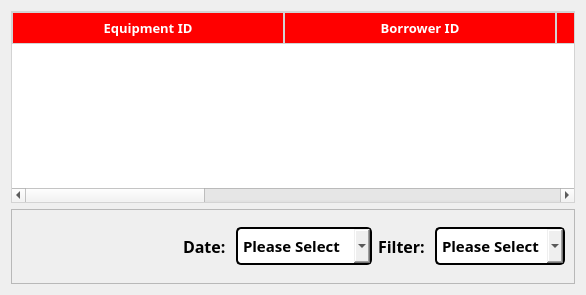
                 <widget class="QWidget" name="BorrowPage">
                  <attribute name="title">
                   <string>Borrows</string>
                  </attribute>
                  <layout class="QGridLayout" name="gridLayout_10">
                   <item row="0" column="0">
                    <widget class="QTableWidget" name="borrow_table">
                     <property name="styleSheet">
                      <string notr="true">QTableWidget {
    border: 1px solid #d3d3d3;
    gridline-color: #ccc;
}

QHeaderView::section {
    background-color: rgb(255, 0, 0);
    padding: 4px;
    border: 1px solid #d3d3d3;
}

QTableWidget::item {
    padding: 5px;
}

QTableWidget::item:selected {
    background-color: #87cefa;
    color: rgb(255, 255, 255);
}</string>
                     </property>
                     <property name="columnCount">
                      <number>6</number>
                     </property>
                     <attribute name="horizontalHeaderDefaultSectionSize">
                      <number>272</number>
                     </attribute>
                     <column>
                      <property name="text">
                       <string>Equipment ID</string>
                      </property>
                      <property name="font">
                       <font>
                        <family>Nunito ExtraBold</family>
                        <pointsize>10</pointsize>
                        <weight>75</weight>
                        <italic>false</italic>
                        <bold>true</bold>
                       </font>
                      </property>
                      <property name="foreground">
                       <brush brushstyle="SolidPattern">
                        <color alpha="255">
                         <red>255</red>
                         <green>255</green>
                         <blue>255</blue>
                        </color>
                       </brush>
                      </property>
                     </column>
                     <column>
                      <property name="text">
                       <string>Borrower ID</string>
                      </property>
                      <property name="font">
                       <font>
                        <family>Nunito ExtraBold</family>
                        <pointsize>10</pointsize>
                        <weight>75</weight>
                        <bold>true</bold>
                       </font>
                      </property>
                      <property name="foreground">
                       <brush brushstyle="SolidPattern">
                        <color alpha="255">
                         <red>255</red>
                         <green>255</green>
                         <blue>255</blue>
                        </color>
                       </brush>
                      </property>
                     </column>
                     <column>
                      <property name="text">
                       <string>Borrow Date</string>
                      </property>
                      <property name="font">
                       <font>
                        <family>Nunito ExtraBold</family>
                        <pointsize>10</pointsize>
                        <weight>75</weight>
                        <bold>true</bold>
                       </font>
                      </property>
                      <property name="foreground">
                       <brush brushstyle="SolidPattern">
                        <color alpha="255">
                         <red>255</red>
                         <green>255</green>
                         <blue>255</blue>
                        </color>
                       </brush>
                      </property>
                     </column>
                     <column>
                      <property name="text">
                       <string>Quantity</string>
                      </property>
                      <property name="font">
                       <font>
                        <family>Nunito ExtraBold</family>
                        <pointsize>10</pointsize>
                        <weight>75</weight>
                        <bold>true</bold>
                       </font>
                      </property>
                      <property name="foreground">
                       <brush brushstyle="SolidPattern">
                        <color alpha="255">
                         <red>255</red>
                         <green>255</green>
                         <blue>255</blue>
                        </color>
                       </brush>
                      </property>
                     </column>
                     <column>
                      <property name="text">
                       <string>State</string>
                      </property>
                      <property name="font">
                       <font>
                        <family>Nunito ExtraBold</family>
                        <pointsize>10</pointsize>
                        <weight>75</weight>
                        <bold>true</bold>
                       </font>
                      </property>
                      <property name="foreground">
                       <brush brushstyle="SolidPattern">
                        <color alpha="255">
                         <red>255</red>
                         <green>251</green>
                         <blue>255</blue>
                        </color>
                       </brush>
                      </property>
                     </column>
                     <column/>
                    </widget>
                   </item>
                   <item row="2" column="0">
                    <widget class="QFrame" name="button_frame_borrow">
                     <property name="minimumSize">
                      <size>
                       <width>0</width>
                       <height>50</height>
                      </size>
                     </property>
                     <property name="maximumSize">
                      <size>
                       <width>16777215</width>
                       <height>16777215</height>
                      </size>
                     </property>
                     <property name="frameShape">
                      <enum>QFrame::StyledPanel</enum>
                     </property>
                     <property name="frameShadow">
                      <enum>QFrame::Raised</enum>
                     </property>
                     <layout class="QGridLayout" name="gridLayout_9">
                      <item row="1" column="0">
                       <widget class="QToolButton" name="arrow_left_borrow">
                        <property name="styleSheet">
                         <string notr="true">#arrow_left_borrow {
    border: none;
    border-radius: 30px;        /* Makes it round (for 60x60 button) */
    padding: 10px;
}

#arrow_left_borrow::pressed {
    background-color:rgb(202, 202, 202);
}</string>
                        </property>
                        <property name="text">
                         <string/>
                        </property>
                        <property name="icon">
                         <iconset>
                          <normaloff>../compressed/arrowleft1.svg</normaloff>../compressed/arrowleft1.svg</iconset>
                        </property>
                        <property name="iconSize">
                         <size>
                          <width>32</width>
                          <height>32</height>
                         </size>
                        </property>
                       </widget>
                      </item>
                      <item row="1" column="1">
                       <widget class="QToolButton" name="arrow_right_borrow">
                        <property name="styleSheet">
                         <string notr="true">#arrow_right_borrow {
    border: none;
    border-radius: 30px;        /* Makes it round (for 60x60 button) */
    padding: 10px;
}

#arrow_right_borrow::pressed {
    background-color:rgb(202, 202, 202);
}</string>
                        </property>
                        <property name="text">
                         <string/>
                        </property>
                        <property name="icon">
                         <iconset>
                          <normaloff>../compressed/arrowright.svg</normaloff>../compressed/arrowright.svg</iconset>
                        </property>
                        <property name="iconSize">
                         <size>
                          <width>32</width>
                          <height>32</height>
                         </size>
                        </property>
                       </widget>
                      </item>
                      <item row="1" column="10">
                       <widget class="QComboBox" name="Date_box_borrow">
                        <property name="sizePolicy">
                         <sizepolicy hsizetype="Fixed" vsizetype="Fixed">
                          <horstretch>0</horstretch>
                          <verstretch>0</verstretch>
                         </sizepolicy>
                        </property>
                        <property name="minimumSize">
                         <size>
                          <width>130</width>
                          <height>30</height>
                         </size>
                        </property>
                        <property name="maximumSize">
                         <size>
                          <width>16777215</width>
                          <height>16777215</height>
                         </size>
                        </property>
                        <property name="font">
                         <font>
                          <family>Nunito ExtraBold</family>
                          <pointsize>11</pointsize>
                          <weight>75</weight>
                          <bold>true</bold>
                         </font>
                        </property>
                        <property name="styleSheet">
                         <string notr="true">QComboBox {
    border: 2px solid black;
    border-radius: 5px;
    padding: 5px;
}

QComboBox::hover {
    border: 2px solid #cc0000;
}


</string>
                        </property>
                        <property name="currentText">
                         <string>Please Select</string>
                        </property>
                        <property name="frame">
                         <bool>false</bool>
                        </property>
                        <item>
                         <property name="text">
                          <string>Please Select</string>
                         </property>
                        </item>
                        <item>
                         <property name="text">
                          <string>Last Hour</string>
                         </property>
                        </item>
                        <item>
                         <property name="text">
                          <string>Last 3 Hours</string>
                         </property>
                        </item>
                        <item>
                         <property name="text">
                          <string>Last 24 Hours</string>
                         </property>
                        </item>
                        <item>
                         <property name="text">
                          <string>Last Week</string>
                         </property>
                        </item>
                        <item>
                         <property name="text">
                          <string>Last Month</string>
                         </property>
                        </item>
                        <item>
                         <property name="text">
                          <string>Last 3 Months</string>
                         </property>
                        </item>
                        <item>
                         <property name="text">
                          <string>Last 6 Months</string>
                         </property>
                        </item>
                       </widget>
                      </item>
                      <item row="1" column="8">
                       <spacer name="horizontalSpacer_5">
                        <property name="orientation">
                         <enum>Qt::Horizontal</enum>
                        </property>
                        <property name="sizeHint" stdset="0">
                         <size>
                          <width>40</width>
                          <height>20</height>
                         </size>
                        </property>
                       </spacer>
                      </item>
                      <item row="1" column="9">
                       <widget class="QLabel" name="Date_text_borrow">
                        <property name="font">
                         <font>
                          <family>Nunito ExtraBold</family>
                          <pointsize>12</pointsize>
                          <weight>75</weight>
                          <bold>true</bold>
                         </font>
                        </property>
                        <property name="styleSheet">
                         <string notr="true"/>
                        </property>
                        <property name="text">
                         <string>Date: </string>
                        </property>
                       </widget>
                      </item>
                      <item row="1" column="12">
                       <widget class="QComboBox" name="Filter_box_borrow">
                        <property name="sizePolicy">
                         <sizepolicy hsizetype="Fixed" vsizetype="Fixed">
                          <horstretch>0</horstretch>
                          <verstretch>0</verstretch>
                         </sizepolicy>
                        </property>
                        <property name="minimumSize">
                         <size>
                          <width>130</width>
                          <height>30</height>
                         </size>
                        </property>
                        <property name="maximumSize">
                         <size>
                          <width>16777215</width>
                          <height>16777215</height>
                         </size>
                        </property>
                        <property name="font">
                         <font>
                          <family>Nunito ExtraBold</family>
                          <pointsize>11</pointsize>
                          <weight>75</weight>
                          <bold>true</bold>
                         </font>
                        </property>
                        <property name="styleSheet">
                         <string notr="true">QComboBox {
    border: 2px solid black;
    border-radius: 5px;
    padding: 5px;
}

QComboBox::hover {
    border: 2px solid #cc0000;
}


</string>
                        </property>
                        <property name="currentText">
                         <string>Please Select</string>
                        </property>
                        <property name="frame">
                         <bool>false</bool>
                        </property>
                        <item>
                         <property name="text">
                          <string>Please Select</string>
                         </property>
                        </item>
                       </widget>
                      </item>
                      <item row="1" column="11">
                       <widget class="QLabel" name="Filter_text_borrow">
                        <property name="font">
                         <font>
                          <family>Nunito ExtraBold</family>
                          <pointsize>12</pointsize>
                          <weight>75</weight>
                          <bold>true</bold>
                         </font>
                        </property>
                        <property name="text">
                         <string>Filter: </string>
                        </property>
                       </widget>
                      </item>
                     </layout>
                    </widget>
                   </item>
                  </layout>
                 </widget>
